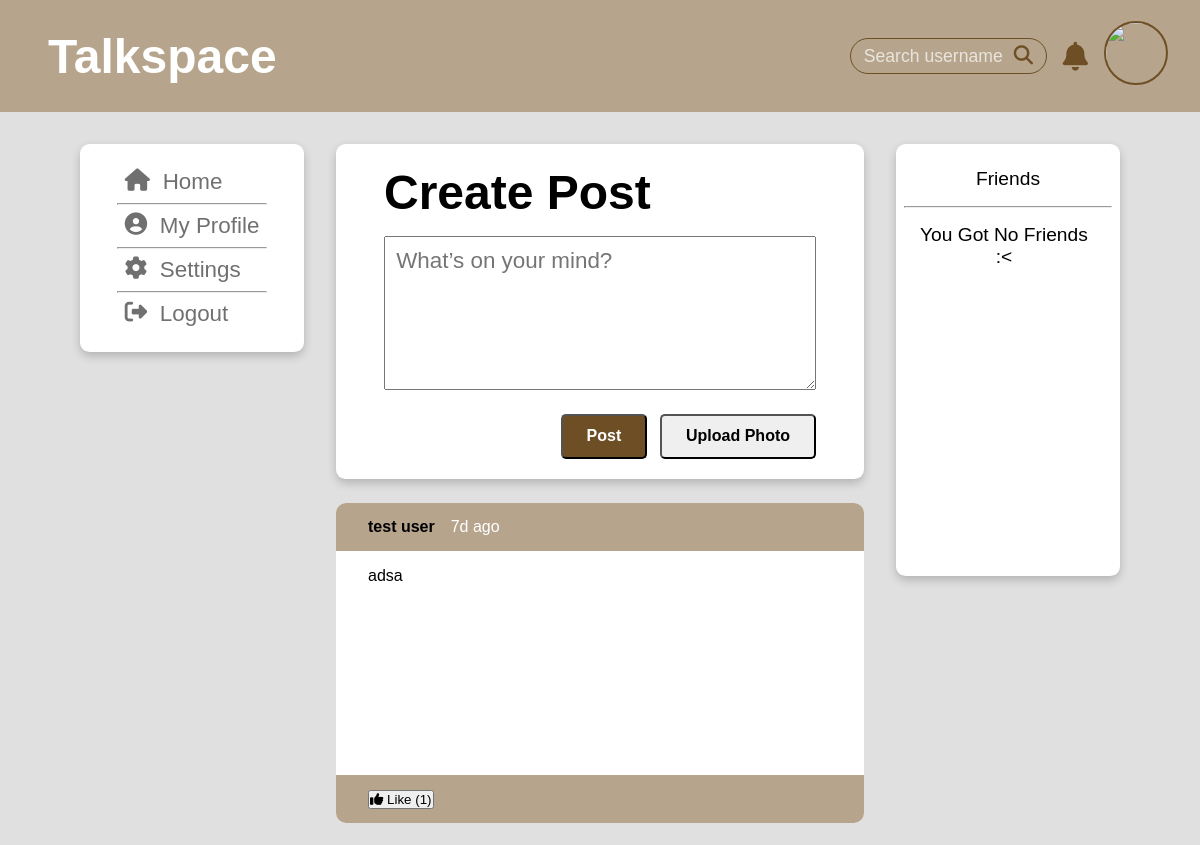
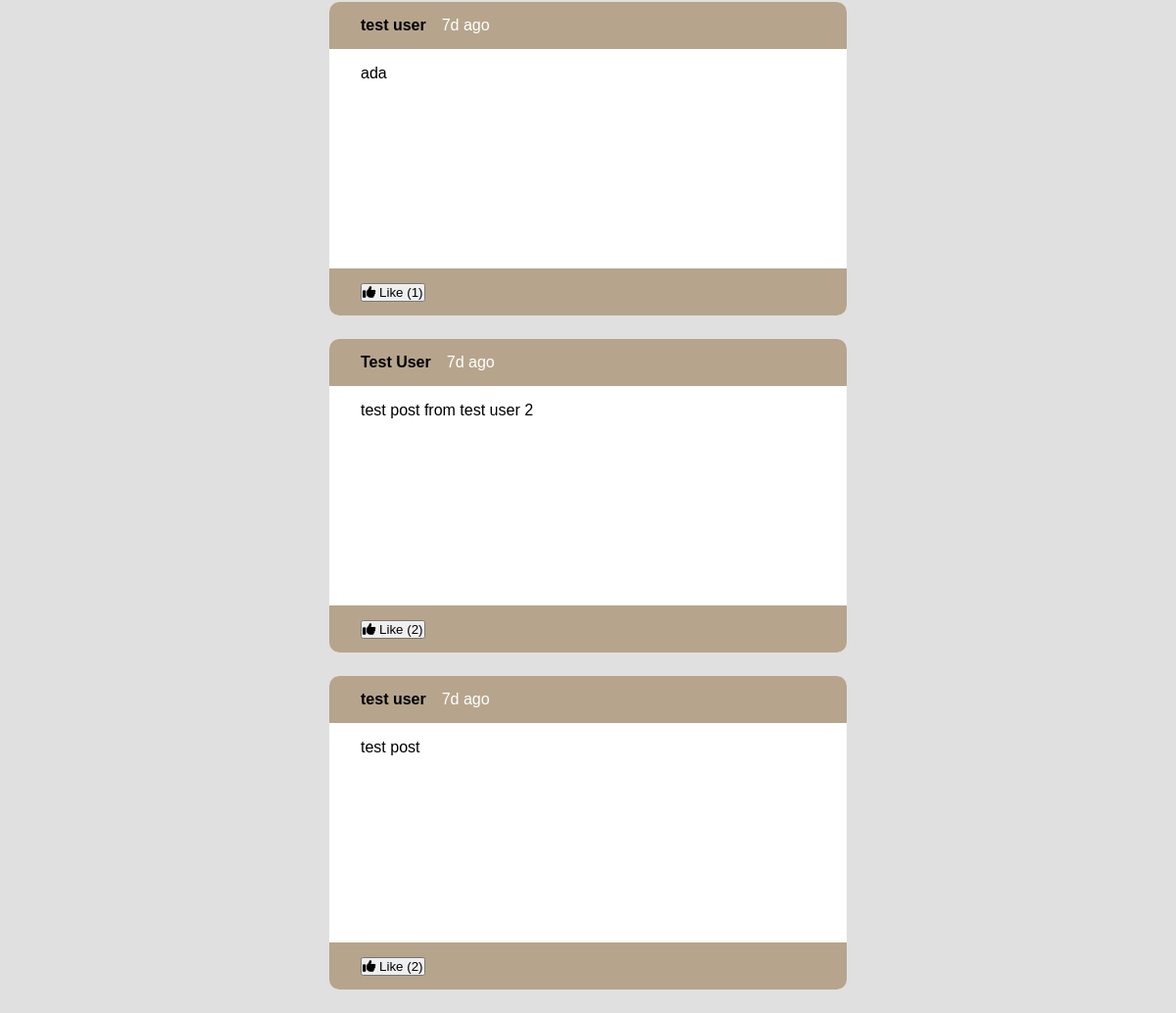
The app's page /pages/homepage.php (signed in) with its own data (2 pictures, top to bottom).
### tables this page shows
CREATE TABLE `posts` (
  `post_id` int(11) NOT NULL,
  `author_id` int(11) NOT NULL,
  `caption` text DEFAULT NULL,
  `created_at` timestamp NOT NULL DEFAULT current_timestamp()
);

CREATE TABLE `users` (
  `user_id` int(11) NOT NULL,
  `username` varchar(255) NOT NULL,
  `email` varchar(255) NOT NULL,
  `password` varchar(255) NOT NULL
);

### includes/get_all_posts.php (called while the page is built, shortened)
<?php
function get_all_posts($connection, $query)
{
  $result = mysqli_query($connection, $query);
  $posts = [];
  function timeAgo($datetime)
  {
    $date = new DateTime($datetime);
    $timestamp = $date->getTimestamp();
    $diff = time() - $timestamp;
    if ($diff >= 86400) {
      return floor($diff / 86400) . 'd ago';
    }
  }
  if (mysqli_num_rows($result) > 0) {
    while ($row = mysqli_fetch_assoc($result)) {
      if (isset($row['created_at'])) {
        $row['time_ago'] = timeAgo($row['created_at']);
      }
      $posts[] = $row;
    }
  }
  return $posts;
}

### components/feed.php (the view, shortened to what this page needs)
<!DOCTYPE html>
<html lang="en">
<head>
  <link rel="stylesheet" href="../css/feed.css">
  <link rel="stylesheet" href="https://cdnjs.cloudflare.com/ajax/libs/font-awesome/6.5.1/css/all.min.css">
</head>
<body>
  <?php
  include '../includes/get_all_posts.php';
  $query = "SELECT posts.*, users.username, COUNT(likes.like_id) AS total_likes
            FROM posts
            JOIN users ON posts.author_id = users.user_id
            LEFT JOIN likes ON posts.post_id = likes.post_id
            GROUP BY posts.post_id
            ORDER BY posts.created_at DESC";
  $all_posts = get_all_posts($connection, $query);
  if (!empty($all_posts)):
    foreach ($all_posts as $post):
  ?>
      <div class="post">
        <div class="post-header">
          <strong><?php echo htmlspecialchars($post['username']); ?></strong>
          <p style="color: white;"><?php echo htmlspecialchars($post['time_ago']); ?> </p>
        </div>
        <div class="post-body">
          <p>
            <?php echo htmlspecialchars($post['caption']); ?>
          </p>
        </div>
        <div class="post-interaction">
          <form action="../includes/like_post.php" method="POST" style="display:inline;">
            <button type="submit" class="like-btn">
              <i class="fas fa-thumbs-up"></i>
              Like (<?php echo $post['total_likes'] ?? 0 ?>)
            </button>
          </form>
        </div>
      </div>
    <?php endforeach; ?>
  <?php else: ?>
    <p>No posts yet!</p>
  <?php endif; ?>
</body>
</html>

### pages/homepage.php (shortened to what this page needs)
<!DOCTYPE html>
<html lang="en">
<head>
  <link rel="stylesheet" href="../css/style.css">
  <link rel="stylesheet" href="../css/header.css">
  <link rel="stylesheet" href="../css/root.css">
</head>
<?php
include '../db_config/db.php';
?>
<header>
  <?php include '../components/header.php'; ?>
</header>
<body>
  <main>
    <?php
    include '../components/sidebar.php';
    ?>
    <div class="middle">
      <?php
      include '../components/createpost.php';
      include '../components/feed.php';
      ?>
    </div>
    <?php
    include '../components/friendlist.php';
    ?>
  </main>
</body>
</html>

### components/header.php (shortened to what this page needs)
<header class="page-header">
  <div class="leftside">
    <h1>Talkspace</h1>
  </div>
  <div class="rightside">
    <div class="searchbar">
      <input type="text" id="searchInput" placeholder="Search username">
      <button type="button">
        <i class="fas fa-search"></i>
      </button>
    </div>
    <i class="fas fa-bell"></i>
    <figure class="userprofile">
      <img src="<?php echo $profile_pic; ?>">
    </figure>
  </div>
</header>

### components/sidebar.php
<nav class="sidebar">
  <ul class="navigation-links">
    <li><a href="#"><i class="fas fa-home"></i>
        <p>Home</p>
      </a></li>
    <li>
      <hr>
    </li>
    <li><a href="#"><i class="fas fa-user-circle"></i>
        <p>My Profile</p>
      </a></li>
    <li>
      <hr>
    </li>
    <li><a href="#"><i class="fas fa-cog"></i>
        <p>Settings</p>
      </a></li>
    <li>
      <hr>
    </li>
    <li><a href="../auth/logout.php"><i class="fas fa-sign-out-alt"></i>
        <p>Logout</p>
      </a></li>
  </ul>
</nav>

### components/createpost.php
<section class="create-post">
  <h1>Create Post</h1>
  <form action="../includes/handle_post.php" method="POST">
    <textarea name="postContent" id="postContent" rows="5" cols="50" placeholder="What’s on your mind?" required></textarea>
    <div class="buttonarea">
      <button id="button-post" type="submit" name="create_post_btn">Post</button>
      <button id="button-upload-photo" type="button">Upload Photo</button>
    </div>
  </form>
</section>

### components/friendlist.php (shortened to what this page needs)
<!DOCTYPE html>
<html lang="en">
<head>
</head>
<?php
include '../includes/get_all_friends.php';
$all_friends = get_friends($connection, $user_id);
if (!empty($all_friends)):
?>
  <body>
    <section class="friend-list-section">
      <p style="margin:1rem;">Friends</p>
      <hr>
      <ul class="friend-list">
        <?php foreach ($all_friends as $friend): ?>
          <li>
            <figure class="friend-profile"></figure>
            <p class="friend-name"><?php echo htmlspecialchars($friend); ?></p>
          </li>
        <?php endforeach; ?>
      </ul>
    </section>
  </body>
<?php else: ?>
  <body>
    <section class="friend-list-section">
      <p style="margin:1rem;">Friends</p>
      <hr>
      <ul class="friend-list">
        <li>
          <p>You Got No Friends<br />:< </p>
        </li>
      </ul>
    </section>
  </body>
<?php endif; ?>
</html>

### css/style.css (style rules this page uses)
* { padding:0px; margin: 0px; box-sizing: border-box; }
main { display: flex; flex-direction: row; padding: 1.5rem 5rem; padding-top: 9rem; background-color: var(--ligth-grey-color); min-height: 100vh; gap: 2rem; }
section, nav { box-shadow: 0 4px 10px rgba(0, 0, 0, 0.2); border-radius: 0.6rem; }
.sidebar { position: sticky; top: 9rem; display: flex; flex-direction: column; background-color: white; height: 13rem; width: 14rem; justify-content: center; align-items: center; }
.navigation-links li { list-style: none; }
.navigation-links a { padding: 0.5rem; font-family: var(--normal-text-font); text-decoration: none; color: var(--dark-grey-color); display: flex; gap: 0.8rem; font-size: 1.4rem; }
.middle { flex:1; border-radius: 0.6rem; display: flex; flex-direction: column; gap: 1.5rem; }
.middle .create-post { background-color: white; width:100%; height: auto; padding: 1.3rem 3rem; font-family: var(--normal-text-font); font-size: 2rem; }
.create-post textarea { padding: 0.7rem; width: 100%; font-size: 1.4rem; margin: 1rem 0rem; }
.create-post .buttonarea { display: flex; justify-content: end; gap: 0.8rem; }
.create-post button { padding: 0.7rem 1.5rem; border-radius: 5px; font-family: var(--normal-text-font); font-size: 1rem; font-weight: 800; }
.create-post #button-post { color: white; background-color: var(--dark-brown-color); }
.middle .post { background-color: white; height: 20rem; }
.friend-list-section { position: sticky; top: 9rem; background-color: white; padding: 0.5rem; max-height: 27rem; width: 14rem; font-size: 1.2rem; font-family: var(--normal-text-font); text-align: center; }
.friend-list { height: 80%; list-style: none; overflow-y: auto; overflow-x: hidden; }
.friend-list li { display: flex; align-items: center; margin: 1rem; gap: 0.6rem; }

### css/header.css (style rules this page uses)
.page-header { display: flex; justify-content: space-between; align-items: center; background-color: var(--ligth-brown-color); padding: 0.5rem 2rem; height: 7rem; width: 100%; position: fixed; top: 0; left: 0; z-index: 1000; }
.leftside { display: flex; align-items: center; gap: 1rem; color: white; font-size: 1.5rem; font-family: var(--Logo-font); }
.rightside { display: flex; align-items: center; gap: 1rem; }
.searchbar { display: flex; align-items: center; border: 1px solid var(--dark-brown-color); border-radius: 50px; padding: 0.4rem 0.8rem; }
.searchbar input { border: none; background: none; outline: none; color: white; font-size: 1.1rem; width: 150px; }
.searchbar input::placeholder { color: rgba(255,255,255,0.7); }
.searchbar i { color: var(--dark-brown-color); font-size: 1.2rem; }
.fa-bell { color: var(--dark-brown-color); font-size: 1.8rem; }
.userprofile img { height: 4rem; width: 4rem; object-fit: cover; border-radius: 50%; border: 2px solid var(--dark-brown-color); }
.searchbar button { border: none; background: none; cursor: pointer; }
.searchbar { position: relative; }

### css/root.css (style rules this page uses)
:root { --ligth-brown-color: #b6a58c; --dark-brown-color: #6e4e24; --ligth-grey-color: #E0E0E0; --dark-grey-color: #707070; --normal-text-font: Arial, Helvetica, sans-serif; --Logo-font: 'Times New Roman', Times, serif; }

### css/feed.css (style rules this page uses)
* { font-family: var(--normal-text-font); }
.post { width: 100%; border-radius: 10px; }
.post-header { display: flex; gap: 1rem ; height: 15%; width: 100%; align-items: center; padding: 0 2rem; background-color: var(--ligth-brown-color ); border-radius: 10px 10px 0px 0px; }
.post-body { display: flex; padding: 1rem 2rem; border-radius: 0px 0px 10px 10px; height: 70%; }
.post-body p { font-size: 1rem; height: 20%; }
.post-interaction { display: flex; background-color: var(--ligth-brown-color); align-items: center; height: 15%; padding: 0 2rem; gap: 1rem; border-radius: 0px 0px 10px 10px; }

### records on screen
posts: author.username "test user", time_ago "7d ago", caption "adsa", total_likes "1"
posts: author.username "test user", time_ago "7d ago", caption "ada", total_likes "1"
posts: author.username "Test User", time_ago "7d ago", caption "test post from test user 2", total_likes "2"
posts: author.username "test user", time_ago "7d ago", caption "test post", total_likes "2"
